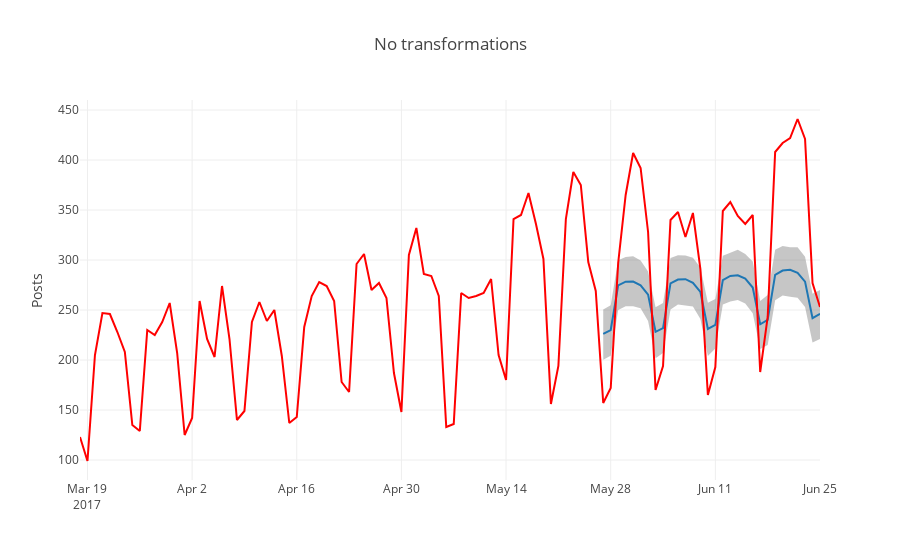
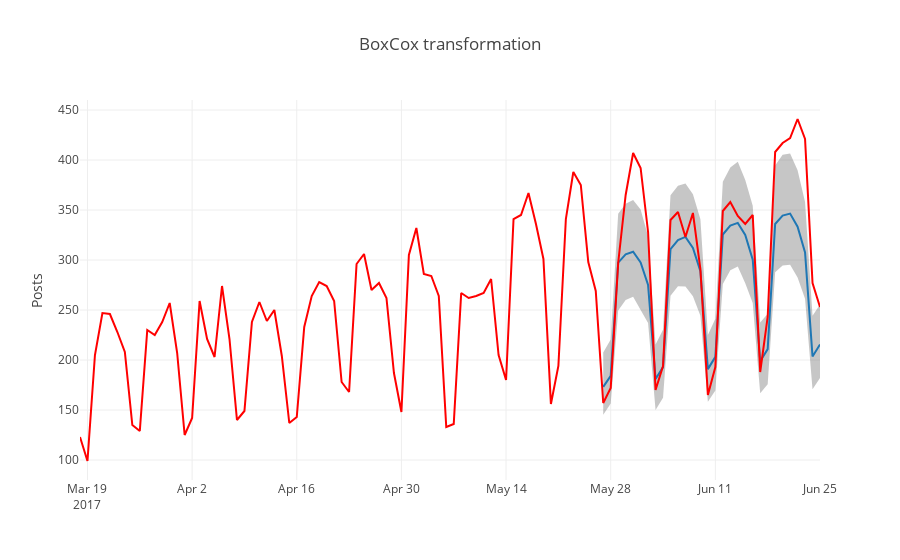

Notebook cell for these charts, in order:
### Code cell
show_forecast(cmp_df, prediction_size, 100, 'No transformations')
show_forecast(cmp_df2, prediction_size, 100, 'BoxCox transformation')
